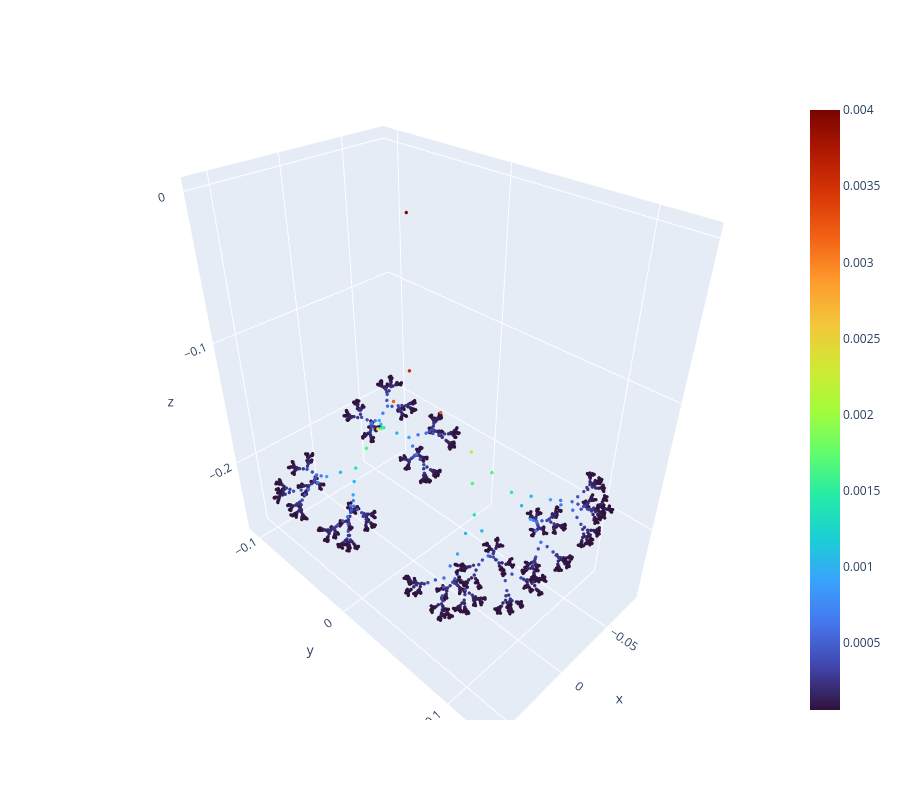
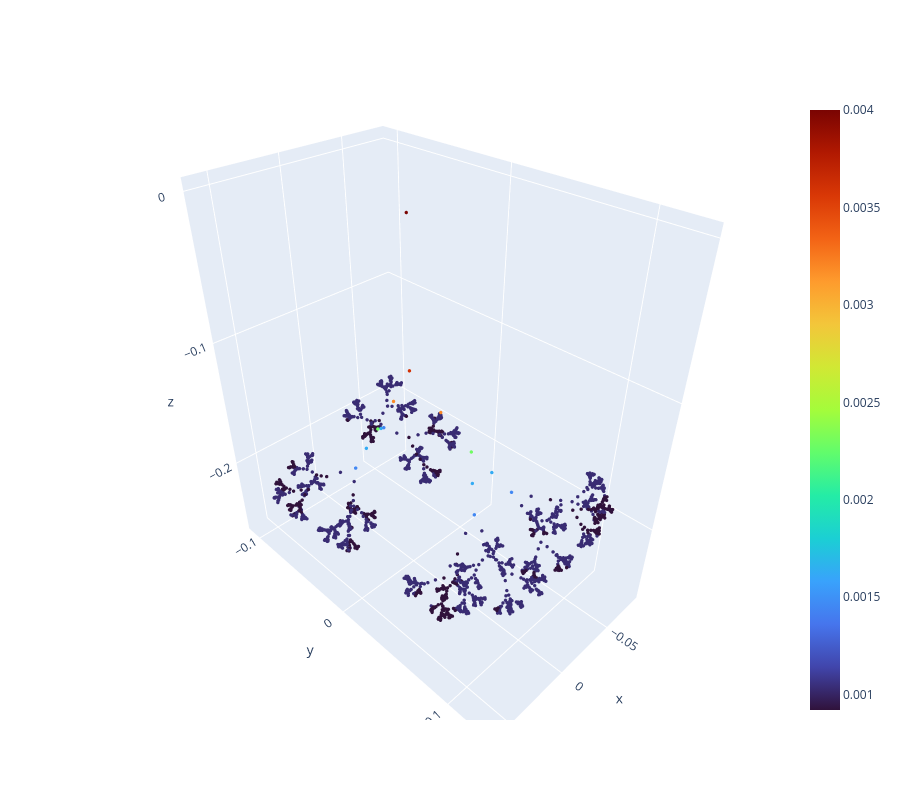

Notebook code cell kept with these figures, in order:
### Markdown cell above
# MIS preprocessing - second approach

### Code cell
spacing = 0.0008 # same spacing as data produced by moebius (it coincides with the smallest value that SDF can take)

neigh = 5
kneigh_shells = 10
radius = 0.0005
edges = radius_graph(probes[:,:3], radius)

# selecting near-surface nodes (outer shell)
idx_shell1 = (probes[:,3]<=spacing)#*(probes[:,5]==2)
pos_shell1 = probes[idx_shell1,:3]

# selecting near-to-outer shell nodes
idx_shell2 = (probes[:,3]>spacing)*(probes[:,3]<=3*spacing)#*(probes[:,5]==2)
pos_shell2 = probes[idx_shell2,:3]

# ordered array of the two shells' nodes
shells_pos = torch.cat((pos_shell1,pos_shell2),0)

# creating edges between set1 and set2
edge_indexes = knn(pos_shell2,pos_shell1, kneigh_shells)
# print(edge_indexes.shape)


# storing indexes of edge-receiving nodes
edge_reshaped = edge_indexes.reshape(-1)[int(sum(idx_shell1)*kneigh_shells):]

# get the MIS value for the edge-receiving nodes
sdf_reshaped = probes[idx_shell2][edge_reshaped][:,4].reshape(-1,kneigh_shells)
# print(edge_indexes.shape, edge_reshaped.shape, sdf_reshaped.shape)


def most_frequent(row):
    i = 0
    values, counts = np.unique(row, return_counts=True)
    ind = np.argmax(counts)
    return values[ind]

# for every row, calculate the most occurring MIS value
# the i-th row represents the i-th edge-sending node (nodes belonging to the outer shell)
new_val = np.apply_along_axis(most_frequent, 1, sdf_reshaped)


# change outer shell's MIS values with the ones computed now
probes3 = probes.clone()
probes3[idx_shell1,4] = torch.tensor(new_val)


edges = radius_graph(probes, radius)
outer_edges = knn_graph(pos_shell1, 5)#[:,:(kneigh_shells*len(pos_shell1))]

# indexing on the whole set of points has to be coherent with nodes ordering 
# (knn function with two sets of nodes, orders both indexing from 0)
edge_indexes_plot = edge_indexes.clone()
edge_indexes_plot[1,:] += edge_indexes_plot[0,-1]+1

probes_cat = torch.cat((probes[idx_shell1],probes[idx_shell2]), 0)

print_3D_graph(probes[:,:3], edges, color = probes[:,4]) # original

# print_3D_graph(shells_pos, edge_indexes_plot, color = (probes_cat[:,4]))
# print_3D_graph(pos_shell1, outer_edges, color = (probes3[idx_shell1,4]))

print_3D_graph(probes[:,:3], edges, color = (probes3[:,4])) # processed

### Figure 1 — Plotly figure (JSON) as saved in the notebook; plotly's stock layout.template omitted (floating-point values rounded to 4 significant figures; data arrays with more than 128 entries replaced by an {"elided": "..."} marker saying what was removed)
{"data": [{"marker": {"color": {"elided": "2046 float values"}, "colorscale": [[0, "#30123b"], [0.07143, "#4145ab"], [0.1429, "#4675ed"], [0.2143, "#39a2fc"], [0.2857, "#1bcfd4"], [0.3571, "#24eca6"], [0.4286, "#61fc6c"], [0.5, "#a4fc3b"], [0.5714, "#d1e834"], [0.6429, "#f3c63a"], [0.7143, "#fe9b2d"], [0.7857, "#f36315"], [0.8571, "#d93806"], [0.9286, "#b11901"], [1, "#7a0402"]], "showscale": true, "size": 2}, "mode": "markers", "showlegend": false, "type": "scatter3d", "x": {"elided": "2046 float values"}, "y": {"elided": "2046 float values"}, "z": {"elided": "2046 float values"}}, {"line": {"color": "grey", "width": 1}, "mode": "lines", "name": "edge", "opacity": 0.5, "showlegend": false, "type": "scatter3d", "x": {"elided": "402 float values"}, "y": {"elided": "402 float values"}, "z": {"elided": "402 float values"}}], "layout": {"height": 800, "scene": {"aspectmode": "data"}, "width": 900}}

### Figure 2 — Plotly figure (JSON) as saved in the notebook; plotly's stock layout.template omitted (floating-point values rounded to 4 significant figures; data arrays with more than 128 entries replaced by an {"elided": "..."} marker saying what was removed)
{"data": [{"marker": {"color": {"elided": "2046 float values"}, "colorscale": [[0, "#30123b"], [0.07143, "#4145ab"], [0.1429, "#4675ed"], [0.2143, "#39a2fc"], [0.2857, "#1bcfd4"], [0.3571, "#24eca6"], [0.4286, "#61fc6c"], [0.5, "#a4fc3b"], [0.5714, "#d1e834"], [0.6429, "#f3c63a"], [0.7143, "#fe9b2d"], [0.7857, "#f36315"], [0.8571, "#d93806"], [0.9286, "#b11901"], [1, "#7a0402"]], "showscale": true, "size": 2}, "mode": "markers", "showlegend": false, "type": "scatter3d", "x": {"elided": "2046 float values"}, "y": {"elided": "2046 float values"}, "z": {"elided": "2046 float values"}}, {"line": {"color": "grey", "width": 1}, "mode": "lines", "name": "edge", "opacity": 0.5, "showlegend": false, "type": "scatter3d", "x": {"elided": "402 float values"}, "y": {"elided": "402 float values"}, "z": {"elided": "402 float values"}}], "layout": {"height": 800, "scene": {"aspectmode": "data"}, "width": 900}}
